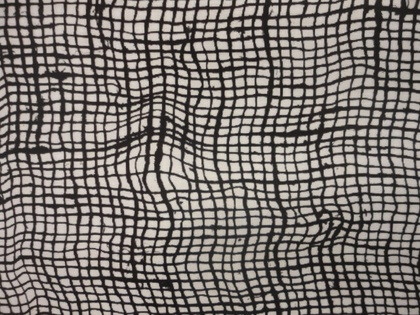
%> input picture Matlab/NLM-Andre/HW_C001_000.jpg, 420 x 315 px, shrunk from 640 x 480 before the run
$ octave teste1.m   (GNU Octave 9; MATLAB toolbox functions it lacks are replaced by stand-ins)
%> lines starting %> are read from the running program, lines starting %| are printed output that depends on the picture; in (x1, y1, x2, y2) boxes, pixels count from 0 and x2, y2 are one past the last pixel; in counts of white or black regions, pixels touching at a corner belong together; the program's own positions count from 1
### Matlab/NLM-Andre/nlmfilter.m
function [ u ] = nlmfilter(v, d, s, f, h)
% Implementa玢o do filtro Nonlocal-Means
% -------------------------------------------------
% Entrada
%   v   : imagem ruidosa
%   d   : distancia da janela de busca
%   s   : distancia do patch
%   f   : fun玢o de similaridade
%   h   : parametro de filtragem
% Saida
%   u   : imagem filtrada

h = h*h;
% tamanho da imagem de entrada
[m, n] = size(v);
% imagem de saida
u = zeros([m n]);
% matriz de soma dos pesos
w = zeros([m n]);
% matriz dos pesos maximos
z = zeros([m n]);
% matriz de patches
P = im2patch(v, s);

% replicar bordas das matrizes da imagem e de patch
v1 = padarray(v, [d d], 'symmetric');
P1 = padarray(P, [d d 0 0], 'symmetric');

% offset das bordas
x = (1:m) + d;	y = (1:n) + d;
% deslocamentos da janela de busca
image = @(dx,dy) v1(x+dx,y+dy);
patch = @(dx,dy) P1(x+dx,y+dy,:,:);

for dx = -d:d
for dy = -d:d

	% pular o deslocamento dx,dy = (0,0) (n鉶 comparar o patch central com ele mesmo)
    if (dx ~= 0 || dy ~= 0)

        % desloca as matrizes
        vxy = image(dx,dy);
        Pxy = patch(dx,dy);
        % calcula as distancias
        dxy = sum(sum( f(P,Pxy), 4), 3);
        % calcula os pesos
        wxy = exp( -dxy/h );
        % atualiza matriz com os pesos maximos
        z = max(z, wxy);
        % atualiza a imagem de saida com o peso dos patches do deslocamento atual
        u = u + wxy.*vxy;
        % atualiza a matriz da soma dos pesos
        w = w + wxy;

    end

end
end

% atribui o peso maximo para o pixel central
u = u + v.*z;
% incrementa a matriz de soma dos pesos com os pesos do pixel central
w = w + z;
% normaliza os valores obtidos com a soma dos pesos
u = u./w;

end

### Matlab/NLM-Andre/im2patch.m
function [ F ] = im2patch(f, hw)
% im2patch: converte a imagem em uma matriz de patches
% Inputs
%   f	: imagem de entrada
%   hw	: meia largura do patch
% Outputs
%   F   : matriz de patches

% dimens鉶 de entrada
[m n] = size(f);
% largura do patch
w = 2*hw + 1;
% replicar bordas
ff = padarray(f, [hw hw], 'symmetric');
% matriz de patch
F = zeros(m, n, w, w);
patch = @(i,j) ff(i:i+w-1,j:j+w-1);

for i = 1:m
    for j = 1:n
        F(i,j,:,:) = patch(i,j);
    end
end
 y = F(1:5,1:5,:,:)
end

### Matlab/NLM-Andre/teste1.m
% desabilitando os warnings
warning off all;

clear all
close all
clc;

patch = 'r1';

salvar = 1;
mostrar_imagens = 0;

%doses = {'100%', '25%'};
%comp = {'', '_quarterDose'};

doses = {'100%', '50%', '25%'};
comp = {'', '_halfDose', '_quarterDose'};

[~, tam] = size(doses);

% arquivo que irá armazenar os resultados
filename = 'resultados.csv';
delete(filename);

v = (25/(2.^8-1)).^2;

% começa do 50%
for pos = 2: tam

    ground_NoNoise = rgb2gray(imread('HW_C001_000.jpg'));
%> ground_NoNoise: size 315x420 uint8; min 14, max 225, mean 117.6
    im = double(imnoise( ground_NoNoise, 'gaussian', 0, v ));
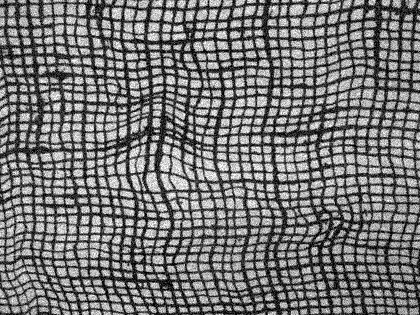
%> im: size 315x420 double; min 0, max 255, mean 117.7
    ground_NoNoise = double(ground_NoNoise);
%> ground_NoNoise: size 315x420 double

    max_im = max(im(:));
%> max_im = 255
    max_NoNoise = max(ground_NoNoise(:));
%> max_NoNoise = 225
    fator = max(mean(im(:)), mean(ground_NoNoise(:))) / min(mean(im(:)), mean(ground_NoNoise(:)));
%> fator = 1
    ground_NoNoise = ground_NoNoise * fator;

    L = max_im;
%> L = 255
    fprintf('\n\n--> %s %s (Max: %d)\n', doses{pos}, patch, L);
%| --> 50% r1 (Max: 255)
    fprintf('--> (Antes) Max Im: %d; Max Ground: %d', max(im(:)), max(ground_NoNoise(:)));
%| --> (Antes) Max Im: 255; Max Ground: 225.303

    fprintf('\n--> Evaluation BEFORE Restoration:\n');
    %[~, r] = evaluation3(ground_NoNoise, im, L);

    % NITRO!
%     sigma = 15;

    % É NECESSÁRIO NORMALIZAR A IMG DE ENTRADA ENTRE [0, 1];
    im = im/max_im;

% v = double(im);
% distancia do pixel central até a borda da janela de busca
d = 3; % largura da janela de busca = 2*d + 1
% distancia do pixel central até a borda do patch
s = 1; % largura do patch = 2*s + 1
% distancia euclidiana
f = @(x1,x2) (x1-x2).^2;
% parametro de filtragem
h = 0.024;

    tic;
    y_est = nlmfilter(im,d,s,f,h);
%> in nlmfilter, `v1 = padarray(v, [d d], 'symmetric');`:
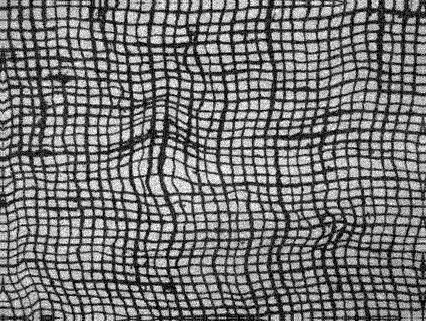
%> v1: size 321x426 double; min 0, max 1, mean 0.461
%> after the loop in nlmfilter, `for dx = -d:d`:
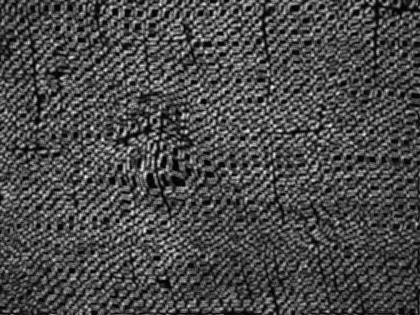
%> dxy: size 315x420 double; min 0, max 5.42, mean 1.58; drawn with min black and max white
%> after the loop in nlmfilter, `for dx = -d:d`:
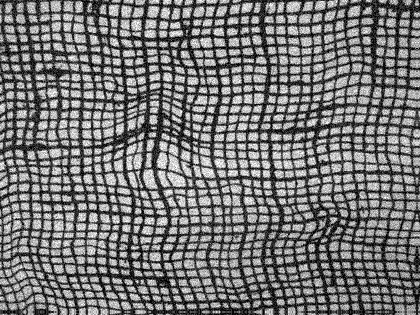
%> vxy: size 315x420 double; min 0, max 1, mean 0.46
%> after the loop in nlmfilter, `for dx = -d:d`:
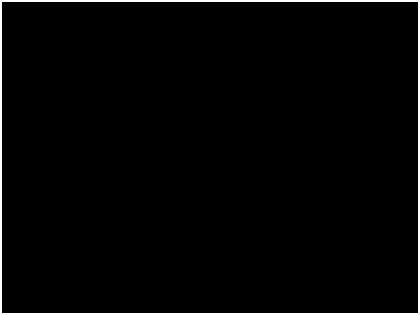
%> z: size 315x420 double; min 0, max 1, mean 0.0221
%> in nlmfilter, `u = u./w;`:
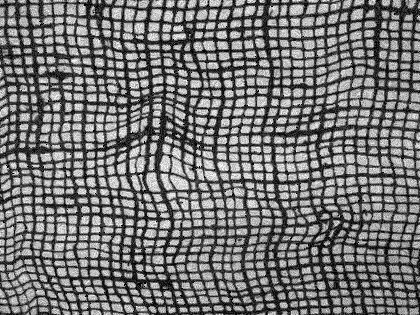
%> u: size 315x420 double; 0.55% of the values are NaN or infinite; the others: min 0, max 1, mean 0.46; drawn with min black, max white, NaN and infinite black
    t1 = toc;

    im = im*max_im;

    fator = max(mean(ground_NoNoise(:)), mean(y_est(:))) / min(mean(ground_NoNoise(:)), mean(y_est(:)));
    y_est = y_est * fator;
    max_y_est = max(y_est(:));
%> max_y_est = 1


    % Se houver  a necessidade de salvar a imagem pós-procesamento
    if salvar == 1
        imwrite(uint16(y_est), ...
                sprintf('projMarcelo50perc_%s_NLM_%s.tif', doses{pos}, patch));
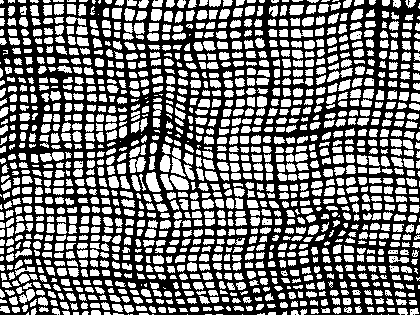
%> saved as projMarcelo50perc_50%_NLM_r1.tif: size 315x420 uint16; values 0 (black) and 1 (white), 47.3% white; 1305 white regions (84 under 20 px), largest, box (x1, y1, x2, y2) and area: (171, 147, 186, 177) 236, (146, 172, 161, 192) 203, (170, 175, 189, 190) 194
    end


    L = max(max_NoNoise, max_y_est);
%> L = 225


    fprintf('\n--> Evaluation After Restoration: (Sigma: %d)\n', h);

    % [10 lines of commented-out code are left out]
    x = [0:1:255];
    y_im = im(70,:);
%> y_im = 420 values, max 255 at index 324, min 0 at index 58, mean 99.74
    y_yest = y_est(70,:);
    y_g = ground_NoNoise(70,:);
%> y_g = 420 values, max 207.3 at index 156, min 24.03 at index 383, mean 98.43
    figure, plot(x, y_g, x, y_yest,x,y_im);
%> (this line was passed over: plot is not available in this run)
    legend('NoNoise', 'Restaurada', 'Noisy');

    if mostrar_imagens == 1
        figure, imshow(1-mat2gray(ground_NoNoise), []), title('NoNoise');
        figure, imshow(1-mat2gray (y_est), []), title('Restaurada');
        figure, imshow(1-mat2gray(im), []), title('Noisy');
    end
% title ()
end


% figure, imshow(ground_NoNoise, []);
% figure, imshow(y_est, []);


fprintf('\n--> THE END <--\n');
